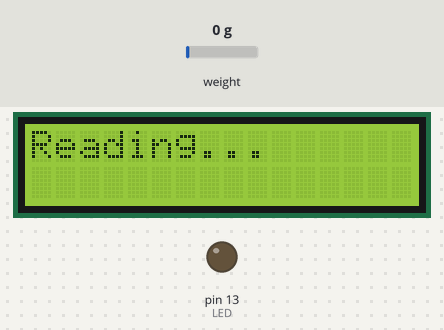
A sketch run on a simulated Arduino Uno, built with avr-gcc and run on an emulated ATmega328P. Shown: 16×2 character LCD, output pins drawn as LEDs (lit = HIGH). Inputs (shaded band) come from the test bench; at power-on: weight on the scale 0 g. The modem accepts every AT command (registered, SIM ready, sends succeed) and sends nothing else; what the sketch prints to the serial monitor is not drawn.

Above: at 14.5 s.
14.6 s: weight on the scale set to 100 g
At 16.6 s:
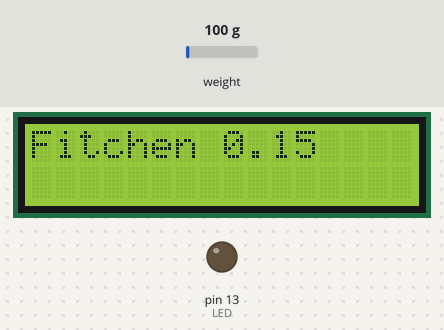
17.6 s: weight on the scale set to 1250 g
At 19.3 s:
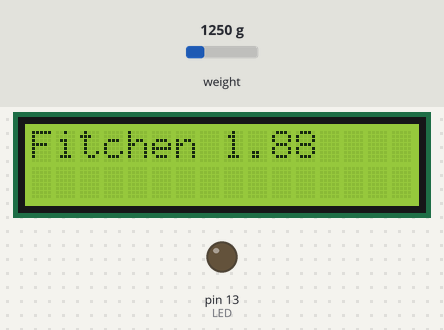
20.6 s: weight on the scale set to 2500 g
At 22.8 s:
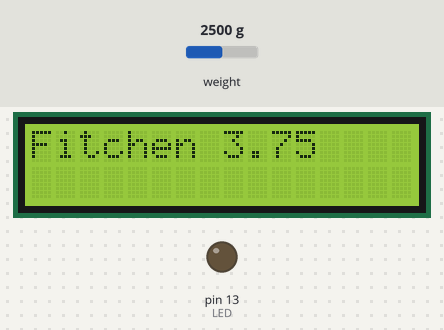
Timing chart, 0 to 24.3 s (numbered marks = the images above; inputs shaded):
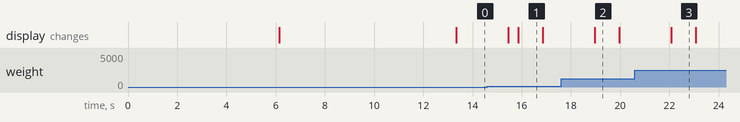

The sketch:

fitchen.ino
```cpp
 #include "Time.h"
//#include "Time.cpp"
#include <LiquidCrystal.h>
#include <SoftwareSerial.h>
#include "HX711.h"
#include "config.h"
#include "functions.h"

#define PUBLISH_INTERVAL 10*(1000)

HX711 scale;
LiquidCrystal lcd(12, 11, 5, 4, 3, 2);
String project = "Fitchen";
float unit = 0.00;
void setup() {
  initialize();
  lcd.begin(16, 2);
  Serial.begin(9600);
  Serial.println("HX711 Demo");

  Serial.println("Initializing the scale");
  // parameter "gain" is ommited; the default value 128 is used by the library
  // HX711.DOUT  - pin #A1
  // HX711.PD_SCK - pin #A0
  scale.begin(A1, A0);

  Serial.println("Before setting up the scale:");
  Serial.print("read: \t\t");
  Serial.println(scale.read());     // print a raw reading from the ADC

  Serial.print("read average: \t\t");
  Serial.println(scale.read_average(20));   // print the average of 20 readings from the ADC

  Serial.print("get value: \t\t");
  Serial.println(scale.get_value(5));   // print the average of 5 readings from the ADC minus the tare weight (not set yet)

  Serial.print("get units: \t\t");
  Serial.println(scale.get_units(5), 1);  // print the average of 5 readings from the ADC minus tare weight (not set) divided
            // by the SCALE parameter (not set yet)

  scale.set_scale(50.f);                      // this value is obtained by calibrating the scale with known weights; see the README for details
  scale.tare();               // reset the scale to 0

  Serial.println("After setting up the scale:");

  Serial.print("read: \t\t");
  Serial.println(scale.read());                 // print a raw reading from the ADC

  Serial.print("read average: \t\t");
  Serial.println(scale.read_average(20));       // print the average of 20 readings from the ADC

  Serial.print("get value: \t\t");
  Serial.println(scale.get_value(5));   // print the average of 5 readings from the ADC minus the tare weight, set with tare()

  Serial.print("get units: \t\t");
  unit = scale.get_units(5) * 6.0/4000;
  Serial.println(unit, 1);        // print the average of 5 readings from the ADC minus tare weight, divided
            // by the SCALE parameter set with set_scale

  Serial.println("Readings:");
}

void loop() {
  lcd.clear();
  lcd.print("Reading...");
  Serial.print("one reading:\t");
  Serial.print(scale.get_units(), 1);
  Serial.print("\t| average:\t");
  Serial.println(scale.get_units(10), 1);
  float value = scale.get_units(10) * 6.0/4000;

  lcd.clear();

  if(value > unit) {
      if(millis() - old_time > PUBLISH_INTERVAL){

    double values[] = {0,0,value}; // Max 3 numbered items
    sendToIFTTT(values, sizeof(values)/sizeof(double));

    old_time = millis();
  }
    lcd.print(String(project) + " " + String(value));
  }
  else
  lcd.print(String(project) + " 0.00");

  lcd.display();
  scale.power_down();             // put the ADC in sleep mode
  delay(1000);
  scale.power_up();
}
```

functions.h
```cpp
//--------DO NOT EDIT--------------------//

#include <Arduino.h>
#define DEBUG 1

#define LED 13
String WEB_DOMN = "104.196.149.230";
String WEB_PORT = "5000";
unsigned long old_time = 0;

SoftwareSerial mySerial(6, 7); // RX, TX

void initialize(void){
		// Set LED as an output pin
		pinMode (LED, OUTPUT) ;

		// Ensure the LED is off
		digitalWrite (LED, LOW) ;

		// Prepare mySerial Port
    if(DEBUG) Serial.begin(9600);

    mySerial.begin (9600) ;

		// Wait 6 seconds for things to stabilise
		delay (6000) ;

		// Attempt to contact the ESP8266
		// Do not continue if there is no response - just flash the LED once briefly and wait again
		mySerial.println ("AT") ;
		while (1)
		{
			if (mySerial.find("OK\r\n")) break ;
			else
			{
        if(DEBUG) Serial.println("unable to connect to ESP8266");
				digitalWrite (LED, HIGH) ;
				delay        (100)       ;
				digitalWrite (LED, LOW)  ;
			}
		}

			// Turn of local AT command echo
		  // Do not continue if there is no response - just flash the LED twice briefly and wait again
		  mySerial.println ("ATE0") ;
      if(DEBUG) Serial.println("Turning off echo");
		  while (1)
		  {
		    if (mySerial.find("OK\r\n")) break ;
		    else
		    {
          if(DEBUG) Serial.println("unable to turn off AT command echo");
		      digitalWrite (LED, HIGH) ;
		      delay        (100)       ;
		      digitalWrite (LED, LOW)  ;
		      delay        (100)       ;
		      digitalWrite (LED, HIGH) ;
		      delay        (100)       ;
		      digitalWrite (LED, LOW)  ;
		    }
		  }

		  // Set ESP8266 to Client Mode
		  // Do not continue if there is no response - just flash the LED thrice briefly and wait again
		  mySerial.println ("AT+CWMODE_DEF=1") ;
      if(DEBUG) Serial.println("Setting client mode");
		  while (1)
		  {
		    if (mySerial.find("OK\r\n")) break ;
		    else
		    {
          if(DEBUG) Serial.println("unable to set to client mode");
		      digitalWrite (LED, HIGH) ;
		      delay        (100)       ;
		      digitalWrite (LED, LOW)  ;
		      delay        (100)       ;
		      digitalWrite (LED, HIGH) ;
		      delay        (100)       ;
		      digitalWrite (LED, LOW)  ;
		      delay        (100)       ;
		      digitalWrite (LED, HIGH) ;
		      delay        (100)       ;
		      digitalWrite (LED, LOW)  ;
		    }
		  }

		  // Connect to specified Wi-Fi network
		  // Do not continue if there is no response - just flash the LED four times briefly and wait again
		  mySerial.println ("AT+CWJAP=\"" + WIFI_SSID + "\",\"" + WIFI_PASS + '"') ;
		  while (1)
		  {
		    if (mySerial.find("OK\r\n")) break ;
		    else
		    {
          if(DEBUG) Serial.println("unable to connect to Wi-Fi network");
		      digitalWrite (LED, HIGH) ;
		      delay        (100)       ;
		      digitalWrite (LED, LOW)  ;
		      delay        (100)       ;
		      digitalWrite (LED, HIGH) ;
		      delay        (100)       ;
		      digitalWrite (LED, LOW)  ;
		      delay        (100)       ;
		      digitalWrite (LED, HIGH) ;
		      delay        (100)       ;
		      digitalWrite (LED, LOW)  ;
		      delay        (100)       ;
		      digitalWrite (LED, HIGH) ;
		      delay        (100)       ;
		      digitalWrite (LED, LOW)  ;
		    }
		  }
}

void sendToIFTTT(double *values, int valuesLength){

  String data = "{";
  for(int i = 0; i < valuesLength; i++) {
     //if(!values[i]) continue;
     data += "\"value" + String(i+1) + "\":\"" + String(values[i]) +  "\"";
     if(i < valuesLength-1)
      data += ",";
  }
//  data += "\"published_at\" : ";
  time_t t = now();
  int yr     = year(t);
  int mth    = month(t);
  int d      = day(t);
  int hr     = hour(t);
  int min   = minute(t);
  int sec      = second(t);
  String timezone = "Z";
//  data += "\"" + String(yr) + "-" + String(mth) + "-" + String(d) + "T" + String(hr) + ":" + String(min) + ":" + String(min) + timezone + "\"";
  data += "}";
  Serial.println(data);
 // String data = "{\"value1\":\"25.4\",\"value2\":\"85.6\"}";

  //Serial.println("Data: " + data + "\nValue:" + String(valuesLength));
  String request1 = "POST /fitchen" + IFTTT_EVENT_NAME + "" + " HTTP/1.1\r\n" ;
  String request2 = "Host: maker.ifttt.com\r\n" \
                      "User-Agent: ESP8266\r\n"   \
                      "Accept: */*\r\n"           ;
  String request3 = String("Content-Length: ") + data.length() + "\r\n" ;
  String request4 = "Content-Type: application/json\r\n" \
                    "Connection: close\r\n\r\n"          ;
  String request5 = data + "\r\n\r\n";

	// Open a TCP connection to a specified web domain / port
	mySerial.println ("AT+CIPSTART=\"TCP\",\"" + WEB_DOMN + "\"," + WEB_PORT) ;
 if(DEBUG) Serial.println("Opening tcp port");
	while (1)
	{
		if (mySerial.find("CONNECT\r\n\r\nOK\r\n")) break ;
	}
  if(DEBUG) Serial.println("Sent!");
	delay(100);

	mySerial.print   ("AT+CIPSEND=") ;
	mySerial.println (request1.length() + request2.length() + request3.length() + request4.length() + request5.length()) ;

	while (1)
	{
		if (mySerial.find("> ")) break;
	}

	mySerial.print (request1);
	mySerial.print (request2);
	mySerial.print (request3);
	mySerial.print (request4);
	mySerial.print (request5);
  if(DEBUG) Serial.println("Data Sent");
}
```

config.h
```cpp
#include <Arduino.h>

//--------Settings that you need to change--------------------//
String WIFI_SSID = "AndroidAP";
String WIFI_PASS = "12345678";

//String WIFI_SSID = "dlink-6D40";
//String WIFI_PASS = "owkjn04746";

String IFTTT_EVENT_NAME = "/event/load";
String IFTTT_CHANNEL_KEY = "czn8E8LpPhibk4uHPlCjiI";
```

Measured:
- after the input at 14.6 s, the display: first changes after 0.85 s (image 1 shows a later state)
- after the input at 17.6 s, the display: changes after 1.4 s (image 2)
- what the display in image 1 shows lasts 1.1 s, from 15.8 s to 16.9 s
